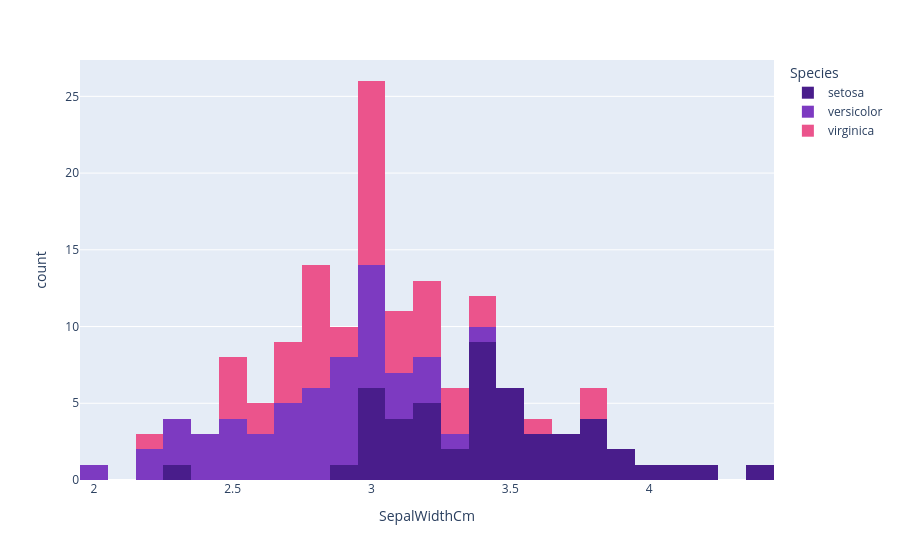

This figure's notebook cell:
### Code cell
fig = px.histogram(data_frame=iris, x='SepalWidthCm',color='Species',color_discrete_sequence=['#491D8B','#7D3AC1','#EB548C'],nbins=30)
fig.show()

### Figure 1 — Plotly figure (JSON) as saved in the notebook; plotly's stock layout.template omitted (floating-point values rounded to 4 significant figures)
{"data": [{"alignmentgroup": "True", "bingroup": "x", "hovertemplate": "Species=setosa<br>SepalWidthCm=%{x}<br>count=%{y}<extra></extra>", "legendgroup": "setosa", "marker": {"color": "#491D8B", "pattern": {"shape": ""}}, "name": "setosa", "nbinsx": 30, "offsetgroup": "setosa", "orientation": "v", "showlegend": true, "type": "histogram", "x": [3.5, 3, 3.2, 3.1, 3.6, 3.9, 3.4, 3.4, 2.9, 3.1, 3.7, 3.4, 3, 3, 4, 4.4, 3.9, 3.5, 3.8, 3.8, 3.4, 3.7, 3.6, 3.3, 3.4, 3, 3.4, 3.5, 3.4, 3.2, 3.1, 3.4, 4.1, 4.2, 3.1, 3.2, 3.5, 3.6, 3, 3.4, 3.5, 2.3, 3.2, 3.5, 3.8, 3, 3.8, 3.2, 3.7, 3.3], "xaxis": "x", "yaxis": "y"}, {"alignmentgroup": "True", "bingroup": "x", "hovertemplate": "Species=versicolor<br>SepalWidthCm=%{x}<br>count=%{y}<extra></extra>", "legendgroup": "versicolor", "marker": {"color": "#7D3AC1", "pattern": {"shape": ""}}, "name": "versicolor", "nbinsx": 30, "offsetgroup": "versicolor", "orientation": "v", "showlegend": true, "type": "histogram", "x": [3.2, 3.2, 3.1, 2.3, 2.8, 2.8, 3.3, 2.4, 2.9, 2.7, 2, 3, 2.2, 2.9, 2.9, 3.1, 3, 2.7, 2.2, 2.5, 3.2, 2.8, 2.5, 2.8, 2.9, 3, 2.8, 3, 2.9, 2.6, 2.4, 2.4, 2.7, 2.7, 3, 3.4, 3.1, 2.3, 3, 2.5, 2.6, 3, 2.6, 2.3, 2.7, 3, 2.9, 2.9, 2.5, 2.8], "xaxis": "x", "yaxis": "y"}, {"alignmentgroup": "True", "bingroup": "x", "hovertemplate": "Species=virginica<br>SepalWidthCm=%{x}<br>count=%{y}<extra></extra>", "legendgroup": "virginica", "marker": {"color": "#EB548C", "pattern": {"shape": ""}}, "name": "virginica", "nbinsx": 30, "offsetgroup": "virginica", "orientation": "v", "showlegend": true, "type": "histogram", "x": [3.3, 2.7, 3, 2.9, 3, 3, 2.5, 2.9, 2.5, 3.6, 3.2, 2.7, 3, 2.5, 2.8, 3.2, 3, 3.8, 2.6, 2.2, 3.2, 2.8, 2.8, 2.7, 3.3, 3.2, 2.8, 3, 2.8, 3, 2.8, 3.8, 2.8, 2.8, 2.6, 3, 3.4, 3.1, 3, 3.1, 3.1, 3.1, 2.7, 3.2, 3.3, 3, 2.5, 3, 3.4, 3], "xaxis": "x", "yaxis": "y"}], "layout": {"barmode": "relative", "legend": {"title": {"text": "Species"}, "tracegroupgap": 0}, "margin": {"t": 60}, "xaxis": {"anchor": "y", "domain": [0, 1], "title": {"text": "SepalWidthCm"}}, "yaxis": {"anchor": "x", "domain": [0, 1], "title": {"text": "count"}}}}
